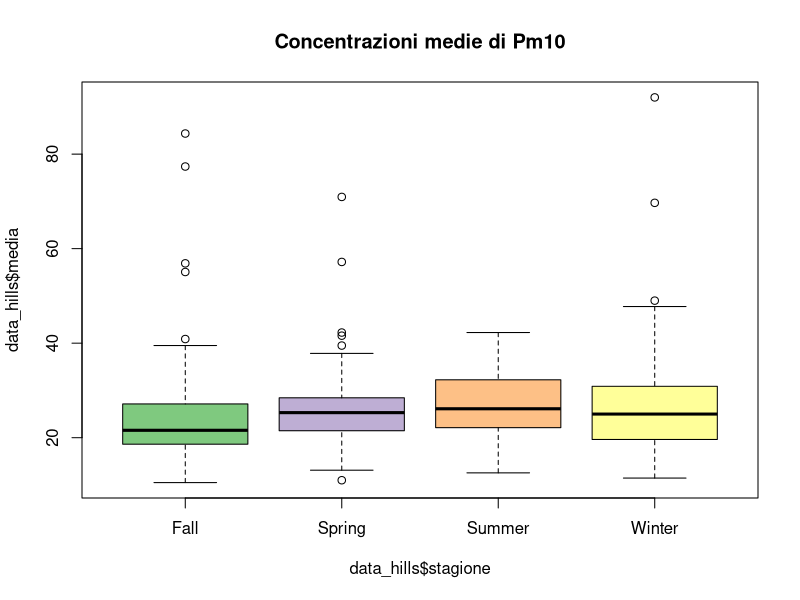

Write the R code that produced this figure. (Note: this script raises an error after producing the figure.)
## ---- chunk 1
#setto la WD ----
pm10 <- read.csv2("data/pm2010.csv", dec = ".")

#questo è un pacchetto di pacchetti. Contiene molti pacchetti utili :-)

library(tidyr)
#creO variabile per anno, giorno, mese
pm10_a <- separate(pm10, col = "data", into = c("anno","mese","giorno"), sep = "-")

pm10_a$mese2 <- as.numeric(pm10_a$mese)

str(pm10_a)        

pm10_a$mese2


pm10_a$giorno2 <- as.numeric(pm10_a$giorno)
str(pm10_a)
# stagioni: primavera (21-03 / 20-06), estate (21-06/22-09), autunno (23-09 /21-12)
# inverno(22-12/20-03)

#divido in stagioni ----
getSeason <- function(DATES) {
  WS <- as.Date("2010-12-22", format = "%Y-%m-%d") # Winter Solstice
  SE <- as.Date("2010-3-21",  format = "%Y-%m-%d") # Spring Equinox
  SS <- as.Date("2010-6-21",  format = "%Y-%m-%d") # Summer Solstice
  FE <- as.Date("2010-9-23",  format = "%Y-%m-%d") # Fall Equinox
  d <- as.Date(strftime(DATES, format="2010-%m-%d"))
  
  ifelse (d >= WS | d < SE, "Winter",
          ifelse (d >= SE & d < SS, "Spring",
                  ifelse (d >= SS & d < FE, "Summer", "Fall")))
}


k <- getSeason(pm10$data)



pm10_a$Stagione<- k

table(pm10_a$Stagione)


summary(pm10_a)
## ---- chunk 2

data_hills<-(pm10_a[1:10])
data_hills$stagione<-pm10_a$Stagione


## ---- chunk 3
#un modo carino per selezionare i colori
color = grDevices::colors()[grep('gr(a|e)y', grDevices::colors(), invert = T)]

# questo comando crea un oggetto che si chiama color che contiene tutti e 433 i colori base di R escluse le scale di grigio
# poi basta fare col = sample(color, n) all'intero di una funzione che usa come argument col
# dove n è il numero di colori che devi utilizzare

#alternativa se 433 colori sono troppi
library(RColorBrewer)
qual_col_pals = brewer.pal.info[brewer.pal.info$category == 'qual',]
col_vector = unlist(mapply(brewer.pal, qual_col_pals$maxcolors, rownames(qual_col_pals)))
# questa funzione produce un vettore di 74 colori
## ---- chunk 4
library(ggplot2)
pm10$data2 <- seq(1,365,1)


ggplot(pm10, aes(x = data2)) +
  geom_path(aes(y = media), color = "red") +
  geom_path(aes(y = mediana), color = "blue") +
  geom_path(aes(y = max), color = "green") +
  labs(y="Concentrazioni pm10")+
  labs(x="Giorni dell'anno 2009")+
  
  

## ---- chunk 5

boxplot(data_hills$media~data_hills$stagione,col=col_vector,main="Concentrazioni medie di Pm10")

## ---- chunk 6


boxplot(pm10_a$media~pm10_a$mese2,col=col_vector,main="Concentrazioni medie di Pm10 nei Mesi (aa.2009) ")
## ---- chunk 7
boxplot(data_hills$max~data_hills$stagione,col=col_vector, main="Concentrazioni massime di Pm10 ")

## ---- chunk 8
plot(data_hills$dv,data_hills$media, main=" Concentazioni di Pm10 in relazione alla direzione del vento",ylab="Concentrazione media di Pm10", col=col_vector)

## ---- chunk 9
panel.hist <- function(x, ...)
{
  usr <- par("usr"); on.exit(par(usr))
  par(usr = c(usr[1:2], 0, 1.5) )
  h <- hist(x, plot = FALSE)
  breaks <- h$breaks; nB <- length(breaks)
  y <- h$counts; y <- y/max(y)
  rect(breaks[-nB], 0, breaks[-1], y, col = "cyan", ...)
}



panel.cor <- function(x, y, digits = 2, prefix = "", cex.cor, ...)
{
  usr <- par("usr"); on.exit(par(usr))
  par(usr = c(0, 1, 0, 1))
  r <- abs(cor(x, y))
  txt <- format(c(r, 0.123456789), digits = digits)[1]
  txt <- paste0(prefix, txt)
  if(missing(cex.cor)) cex.cor <- 0.8/strwidth(txt)
  text(0.5, 0.5, txt, cex = cex.cor * r)
}
## ---- chunk 10
data_pca <- pm10_a[,c(1:9)]
pairs(data_pca,upper.panel =panel.smooth,lower.panel=panel.cor,diag.panel = panel.hist)
## ---- chunk 11
### PCA ANALYSIS ----
require(ade4)

names(pm10_a)

#estraggo da pm10 solo le variabili numeriche da inserire nella PCA escludendo giorno mese e anno che sono da considerarsi factors
data_pca <- pm10_a[,c(1:9)]

# con nf = 3 gli stò dicendo di tenere tre assi
pcapm <- dudi.pca(data_pca, scannf = FALSE, nf = 3)

#faccio il biplot, cos'è clab.row?
# clab.row serve a gestire la grandezza dei quadratini delle osservazioni
# clab.col invece controlla le variabili
scatter(pcapm, clab.row = 0.5)

#valori dei punteggi per le variabili
pcapm$c1
## ---- chunk 12
#cerchio di correlazione, i punteggi delle varibili sono plottati su una circonferenza di raggio unitario
par(mfrow = c(2,2))
s.corcircle(pcapm$c1, xax = 1, yax = 2) #plotto prima e seconda
s.corcircle(pcapm$c1, xax = 1, yax = 3) #plotto prima e terza
s.corcircle(pcapm$c1, xax = 2, yax = 3) #plotto seconda e terza
## ---- chunk 13
#calcolo gli autovalori
pcapm$eig / sum(pcapm$eig) 

#calcolo la somma cumilata degli autovalori
cumsum(pcapm$eig / sum(pcapm$eig)) # con i primi tre assi spiego circa il 70% che non è male
## ---- chunk 14

par(mfrow= c(1,1))
s.class(pcapm$li, factor(pm10_a$Stagione), xax = 1, yax = 2, col = c(1,2,3,4)) 
s.class(pcapm$li, factor(pm10_a$Stagione), xax = 1, yax = 3, col = c(1,2,3,4))
s.class(pcapm$li, factor(pm10_a$Stagione), xax = 2, yax = 3, col = c(1,2,3,4))



s.class(pcapm$li, factor(pm10_a$Stagione), xax = 2, yax = 3, col = rainbow(4)) #se volessi usare la funzione rainbow


## ---- chunk 15
#DIREZIONE DEL VENTO ----
s.class(pcapm$li, factor(pm10_a$dv), xax = 1, yax = 2, col = sample(col_vector, nlevels(pm10$dv)))
s.class(pcapm$li, factor(pm10_a$dv), xax = 1, yax = 3, col = sample(col_vector, nlevels(pm10$dv)))
s.class(pcapm$li, factor(pm10_a$dv), xax = 2, yax = 3, col = sample(col_vector, nlevels(pm10$dv)))

s.class(pcapm$li, factor(pm10_a$dv), xax = 1, yax = 2, col = rainbow(nlevels(pm10$dv)),clabel = .8)

s.class(pcapm$li, factor(pm10_a$dv), xax = 1, yax = 3, col = rainbow(nlevels(pm10$dv)))
s.class(pcapm$li, factor(pm10_a$dv), xax = 2, yax = 3, col = rainbow(nlevels(pm10$dv)))

## ---- chunk 16
mod2<-lm(media~tmp+max+vv+dv+rdz+pgg+umr+prs+stagione,data=data_hills)
summary(mod2)

## ---- chunk 17
mod2<-lm(media~tmp+max+vv+dv+rdz+pgg+umr+prs+stagione,data=data_hills)
summary(mod2)
plot(mod2$residuals)

mod2s=step(mod2,direction="both")
summary(mod2s)
plot(mod2s$residuals)


qqnorm(mod2s$residuals)




plot(mod2s$residuals~data_hills$dv)
plot(mod2s$residuals~data_hills$stagione)
acf(mod2s$residuals)
cor(data_hills[,c(1:9)])


## ---- chunk 18


# medie e norma di legge ----

data_hills$normaL<-ifelse(data_hills$media<50.000,"low","high")

data_hills$normaL<-as.factor(data_hills$normaL)

plot(data_hills$media~data_hills$normaL)


# vorrei fare la stessa cosa che hai fatto qui con la norma di 
# legge.... però non ci riesco 

pm10$data2 <- seq(1,365,1)


ggplot(pm10, aes(x = data2)) +
  geom_path(aes(y = media), color = "red") +
  geom_path(aes(y = mediana), color = "blue") +
  geom_path(aes(y = max), color = "green")





## ---- chunk 19
library(mgcv)

require(mgcv)
data_hills<-(pm10_a[1:10])
data_hills$stagione<-pm10_a$Stagione
names(data_hills)

g<-gam(media~ s(umr)+s(tmp)+s(pgg)+s(rdz)+s(vv)+s(prs),data=data_hills)
summary(g)
plot(g)


gam.check(g)
g2<-predict(g,se=TRUE)

# QUESTO SOPRA è QUELLO VERO GLI ALTRI SOTTO PER CAZZARARE
data_media<-data_pca[,-2]
data_scaled<-scale(data_media)

data_scaled<-as.data.frame(data_scaled)
modscale<-lm(media~tmp+max+vv+rdz+pgg+umr+prs,data=data_scaled)
plot(modscale)
summary(modscale)
AIC(modscale)

a<-gam(max~s(pgg,by=vv),data=data_media)
plot(a,pages=1)
summary(a)


b<-gam(max ~ s(tmp,by=vv),data=data_media)
plot(b,pages=1)
summary(b)


c<-gam(media~ s(tmp,by=rdz),data=data_media)
plot(c,page=1)
summary(c)


d<-gam(media~s(tmp,by=vv),data=data_scaled)
plot(d,page=1)
summary(d)


e<-gam(media~s(umr,by=pgg),data=data_scaled)
plot(e,page=1)
summary(e)



f<-gam(media~s(umr,by=stagione),data=data_hills)
summary(f)
plot(f)



## ---- chunk 20
boxplot(data_pca$pgg)
plot(data_pca$pgg,type="l")
pgg_l<-data_hills$pgg_l<-log(data_pca$pgg-1)


str(pgg_l)


plot(data_hills$max,data_hills$pgg,type="l")
plot(data_hills$max,data_hills$pgg_l,type="l")
